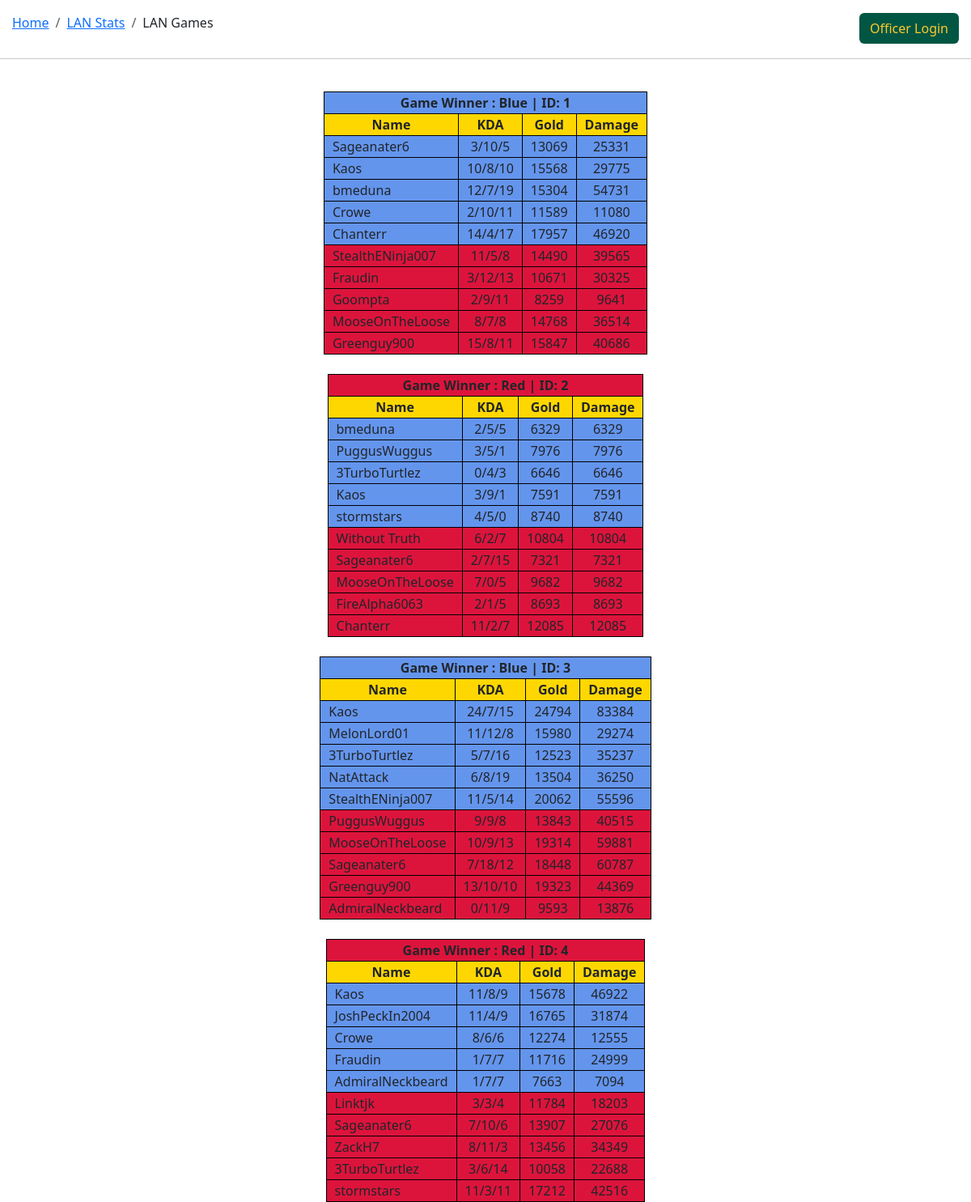
Page /eventcalendar/stats/stats_home/game_list/ on the committed database.
### statsviewer/models.py (models this page shows, shortened)
class Game(models.Model):
    gameid = models.BigAutoField(primary_key=True)
    winner = models.BooleanField(null=False)
    def __str__(self):
        if self.winner == True:
            return "Blue | ID: " + str(self.gameid)
        return "Red | ID: " + str(self.gameid)
    def get_absolute_url(self):
        return reverse("game-detail", args=[str(self.gameid)])

class PlayerInstance(models.Model):
    instanceid = models.BigAutoField(primary_key=True)
    game = models.ForeignKey('Game', on_delete=models.RESTRICT)
    playerlocation = models.IntegerField(null=False, validators=[MaxValueValidator(9), MinValueValidator(0)])
    ROLE_FIELDS = (
        ('t', 'TOP'),
        ('j', 'JUNGLE'),
        ('m', 'MID'),
        ('a', 'ADC'),
        ('s', 'SUP'),
    )
    role = models.CharField(max_length=1, choices=ROLE_FIELDS, help_text='What role did they play')
    kills = models.IntegerField()
    deaths = models.IntegerField()
    assists = models.IntegerField()
    gold = models.IntegerField()
    damage = models.IntegerField()
    ign = models.CharField(max_length=30)
    player = models.ForeignKey('Player', on_delete=models.RESTRICT)

class Player(models.Model):
    class Meta:
        unique_together = (('playerid','name'),)
    playerid = models.BigAutoField(primary_key=True)
    name = models.CharField(max_length=60)
    def __str__(self):
        return self.name

### statsviewer/views.py (the view)
# urls.py: path('stats_home/game_list/', views.gameListView, name = 'game-list'),
def gameListView(request):
    allGames = Game.objects.all()
    gameList = []
    for g in allGames:
        dataList = [g]
        playerInstances = PlayerInstance.objects.filter(game = g.pk)
        for p in playerInstances:
            dataList.append(p)
        gameList.append(dataList)
    return render(request, 'game_list.html', {'list' : gameList})

### statsviewer/templates/game_list.html (shortened to what this page needs)
{% extends "stats_generic.html" %}
{% block content %}
<div class="row">
    <div class="col-sm-10">
<nav style="margin-left: 15px;" aria-label="breadcrumb">
    <ol class="breadcrumb">
      <li class="breadcrumb-item"><a href="{% url 'go-home' %}">Home</a></li>
      <li class="breadcrumb-item"><a href="{% url 'stats-home' %}">LAN Stats</a></li>
      <li class="breadcrumb-item" aria-current="page">LAN Games</li>
    </ol>
  </nav>
</div>
<div class="col-sm-2" style="text-align: right;">
    {% if user.is_authenticated %}
        <span class="navbar-text">
          <form id="logout-form" method="post" action="{% url 'logout' %}">
            {% csrf_token %}
            <button type="submit" class="btn btn-link ndsu" style="margin-right: 15px;">Logout</button>
          </form>
        </span>
        {% else %}
        <a class="btn ndsu" href="{% url 'login' %}?next={{ request.path }}" role="button" style="margin-right: 15px;">Officer Login</a>
        {% endif %}
</div>
</div>
  <hr>
{% if list %}
{% for l in list %}
<a class="nav-link" href="{{ l.0.get_absolute_url }}">
<table>
<tr>
    <th class="free center {% if l.0.winner == True %} blue_team {% else %} red_team {% endif %}" colspan="4"> Game Winner : {{l.0}}</th>
</tr>
    <tr class="center" style="background-color: gold;"><th>Name</th><th>KDA</th><th>Gold</th><th>Damage</th></tr>
    <tr class="blue_team"><td>{{l.1.player}}</td><td class="center">{{l.1.kills}}/{{l.1.deaths}}/{{l.1.assists}}</td><td class="center">{{l.1.gold}}</td><td class="center">{{l.1.damage}}</td></tr>
    <tr class="blue_team"><td>{{l.2.player}}</td><td class="center">{{l.2.kills}}/{{l.2.deaths}}/{{l.2.assists}}</td><td class="center">{{l.2.gold}}</td><td class="center">{{l.2.damage}}</td></tr>
    <tr class="blue_team"><td>{{l.3.player}}</td><td class="center">{{l.3.kills}}/{{l.3.deaths}}/{{l.3.assists}}</td><td class="center">{{l.3.gold}}</td><td class="center">{{l.3.damage}}</td></tr>
    <tr class="blue_team"><td>{{l.4.player}}</td><td class="center">{{l.4.kills}}/{{l.4.deaths}}/{{l.4.assists}}</td><td class="center">{{l.4.gold}}</td><td class="center">{{l.4.damage}}</td></tr>
    <tr class="blue_team"><td>{{l.5.player}}</td><td class="center">{{l.5.kills}}/{{l.5.deaths}}/{{l.5.assists}}</td><td class="center">{{l.5.gold}}</td><td class="center">{{l.5.damage}}</td></tr>
    <tr class="red_team"><td>{{l.6.player}}</td><td class="center">{{l.6.kills}}/{{l.6.deaths}}/{{l.6.assists}}</td><td class="center">{{l.6.gold}}</td><td class="center">{{l.6.damage}}</td></tr>
    <tr class="red_team"><td>{{l.7.player}}</td><td class="center">{{l.7.kills}}/{{l.7.deaths}}/{{l.7.assists}}</td><td class="center">{{l.7.gold}}</td><td class="center">{{l.7.damage}}</td></tr>
    <tr class="red_team"><td>{{l.8.player}}</td><td class="center">{{l.8.kills}}/{{l.8.deaths}}/{{l.8.assists}}</td><td class="center">{{l.8.gold}}</td><td class="center">{{l.8.damage}}</td></tr>
    <tr class="red_team"><td>{{l.9.player}}</td><td class="center">{{l.9.kills}}/{{l.9.deaths}}/{{l.9.assists}}</td><td class="center">{{l.9.gold}}</td><td class="center">{{l.9.damage}}</td></tr>
    <tr class="red_team"><td>{{l.10.player}}</td><td class="center">{{l.10.kills}}/{{l.10.deaths}}/{{l.10.assists}}</td><td class="center">{{l.10.gold}}</td><td class="center">{{l.10.damage}}</td></tr>
</table>
</a>
{% endfor %}
{% else %}
<p>
    No games
</p>
{% endif %}
{% endblock %}

### eventcalendar/static/css/styles.css (style rules this page uses)
.center { text-align: center; }
th { border: 1px solid black; text-align: center; padding-left: 10px; padding-right: 10px; font-weight: bold; }
table { border: 1px solid black; margin-left:auto; margin-right: auto; }
td { border: 1px solid black; padding-left: 10px; padding-right: 10px; }
.blue_team { background-color: cornflowerblue; }
.red_team { background-color: crimson; }
.ndsu { background-color: #005643; color: #FFC82E; }
body { background-image: url('https://media.discordapp.net/attachments/1203520214013186098/1236773605577199626/Screenshot_2024-05-05_15-16-28.png?ex=66393aad&is=6637e92d&hm=0297f355a9e9d6de8f40dacf7d335fc91f039c2aaa0ff4e687558841ca275e9f&=&format=webp&quality=lossless&width=1191&height=670'); background-repeat: no-repeat; background-size: cover; background-attachment: fixed; }

### rows in the picture
Game: winner+gameid "Blue | ID: 1", name "Sageanater6", kills "3", deaths "10", assists "5", gold "13069", damage "25331", name "Kaos", kills "10", deaths "8", assists "10", gold "15568", damage "29775", name "bmeduna", kills "12", deaths "7", assists "19", gold "15304", damage "54731", name "Crowe", kills "2", assists "11", gold "11589", damage "11080", name "Chanterr", kills "14", deaths "4", assists "17", gold "17957", damage "46920", name "StealthENinja007", kills "11", deaths "5", assists "8", gold "14490", damage "39565", name "Fraudin", deaths "12", assists "13", gold "10671", damage "30325", name "Goompta", deaths "9", gold "8259", damage "9641", name "MooseOnTheLoose", kills "8", gold "14768", damage "36514", name "Greenguy900", kills "15", gold "15847", damage "40686"
Game: winner+gameid "Red | ID: 2", name "bmeduna", kills "2", deaths "5", assists "5", gold "6329", damage "6329", name "PuggusWuggus", kills "3", assists "1", gold "7976", damage "7976", name "3TurboTurtlez", kills "0", deaths "4", assists "3", gold "6646", damage "6646", name "Kaos", deaths "9", gold "7591", damage "7591", name "stormstars", kills "4", assists "0", gold "8740", damage "8740", name "Without Truth", kills "6", deaths "2", assists "7", gold "10804", damage "10804", name "Sageanater6", deaths "7", assists "15", gold "7321", damage "7321", name "MooseOnTheLoose", kills "7", deaths "0", gold "9682", damage "9682", name "FireAlpha6063", deaths "1", gold "8693", damage "8693", name "Chanterr", kills "11", gold "12085", damage "12085"
Game: winner+gameid "Blue | ID: 3", name "Kaos", kills "24", deaths "7", assists "15", gold "24794", damage "83384", name "MelonLord01", kills "11", deaths "12", assists "8", gold "15980", damage "29274", name "3TurboTurtlez", kills "5", assists "16", gold "12523", damage "35237", name "NatAttack", kills "6", deaths "8", assists "19", gold "13504", damage "36250", name "StealthENinja007", deaths "5", assists "14", gold "20062", damage "55596", name "PuggusWuggus", kills "9", deaths "9", gold "13843", damage "40515", name "MooseOnTheLoose", kills "10", assists "13", gold "19314", damage "59881", name "Sageanater6", kills "7", deaths "18", assists "12", gold "18448", damage "60787", name "Greenguy900", kills "13", deaths "10", assists "10", gold "19323", damage "44369", name "AdmiralNeckbeard", kills "0", deaths "11", assists "9", gold "9593", damage "13876"
Game: winner+gameid "Red | ID: 4", name "Kaos", kills "11", deaths "8", assists "9", gold "15678", damage "46922", name "JoshPeckIn2004", deaths "4", gold "16765", damage "31874", name "Crowe", kills "8", deaths "6", assists "6", gold "12274", damage "12555", name "Fraudin", kills "1", deaths "7", assists "7", gold "11716", damage "24999", name "AdmiralNeckbeard", gold "7663", damage "7094", name "Linktjk", kills "3", deaths "3", assists "4", gold "11784", damage "18203", name "Sageanater6", kills "7", deaths "10", gold "13907", damage "27076", name "ZackH7", deaths "11", assists "3", gold "13456", damage "34349", name "3TurboTurtlez", assists "14", gold "10058", damage "22688", name "stormstars", assists "11", gold "17212", damage "42516"
